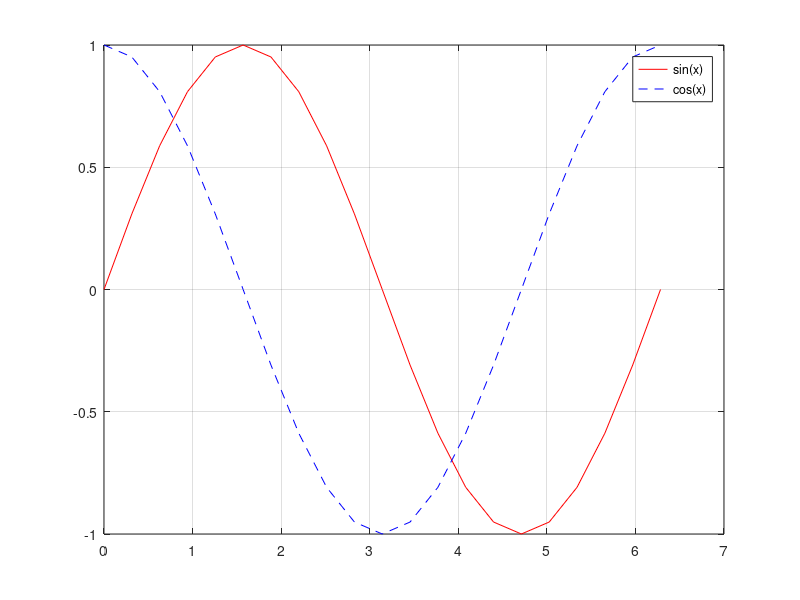

Here is the MATLAB script that generated this plot:
%Lab 1.1
r = 2.56; %радиус
C = 2 * pi * r %окружность
S = pi * r^2 %площадь

%lab 1.2 
X = [ 2, 4, 6, 8, 10, 12, 14, 16, 18, 20] % 1 вектор
Y = 2:2:20 % 2 вектор

save lab1task2 X Y

%lab 1.3
x = 0 : 0.1 * pi : 2*pi;

y = sin(x);
z = cos(x);

plot(x,y, 'r-', x, z, 'b--')
legend ('sin(x)', 'cos(x)')
grid on;

save lab1_task3 x y z


%Variant 13
a = 3;

y=@(t)-t/(a^6)+t./(4*a^4*(a^2-t.^2).^2)+7*t./(8*a^6*(a^2-t.^2))+(15/(16*a^7))*log(abs((a+t)/(a-t)));

deltay = y(8) - y(1)
